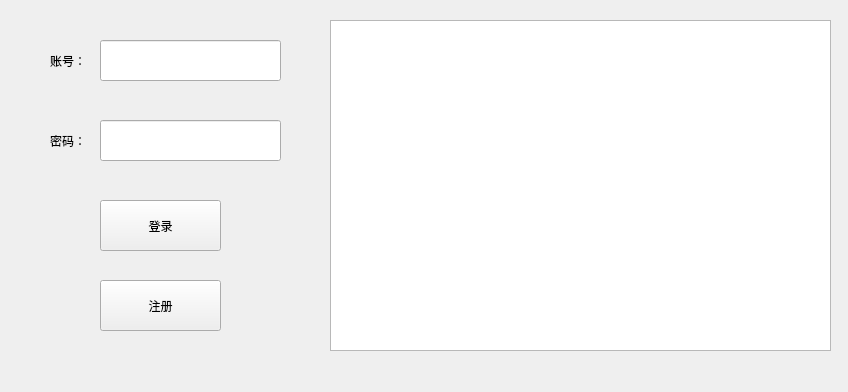
<?xml version="1.0" encoding="UTF-8"?>
<ui version="4.0">
 <class>Form</class>
 <widget class="QWidget" name="Form">
  <property name="geometry">
   <rect>
    <x>0</x>
    <y>0</y>
    <width>848</width>
    <height>392</height>
   </rect>
  </property>
  <property name="windowTitle">
   <string>Form</string>
  </property>
  <widget class="QLabel" name="label">
   <property name="geometry">
    <rect>
     <x>50</x>
     <y>40</y>
     <width>81</width>
     <height>41</height>
    </rect>
   </property>
   <property name="text">
    <string>账号：</string>
   </property>
  </widget>
  <widget class="QTextBrowser" name="textBrowser">
   <property name="geometry">
    <rect>
     <x>330</x>
     <y>20</y>
     <width>501</width>
     <height>331</height>
    </rect>
   </property>
  </widget>
  <widget class="QLineEdit" name="lineEdit">
   <property name="geometry">
    <rect>
     <x>100</x>
     <y>40</y>
     <width>181</width>
     <height>41</height>
    </rect>
   </property>
  </widget>
  <widget class="QLineEdit" name="lineEdit_3">
   <property name="geometry">
    <rect>
     <x>100</x>
     <y>120</y>
     <width>181</width>
     <height>41</height>
    </rect>
   </property>
  </widget>
  <widget class="QLabel" name="label_3">
   <property name="geometry">
    <rect>
     <x>50</x>
     <y>120</y>
     <width>81</width>
     <height>41</height>
    </rect>
   </property>
   <property name="text">
    <string>密码：</string>
   </property>
  </widget>
  <widget class="QPushButton" name="pushButton">
   <property name="geometry">
    <rect>
     <x>100</x>
     <y>200</y>
     <width>121</width>
     <height>51</height>
    </rect>
   </property>
   <property name="text">
    <string>登录</string>
   </property>
  </widget>
  <widget class="QPushButton" name="pushButton_2">
   <property name="geometry">
    <rect>
     <x>100</x>
     <y>280</y>
     <width>121</width>
     <height>51</height>
    </rect>
   </property>
   <property name="text">
    <string>注册</string>
   </property>
  </widget>
 </widget>
 <resources/>
 <connections/>
</ui>
